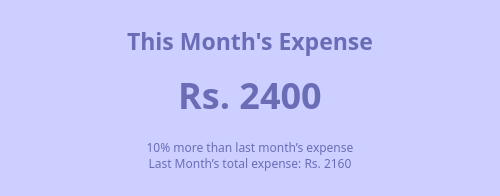
     <widget class="QWidget" name="MonthExpenseSection" native="true">
      <property name="geometry">
       <rect>
        <x>0</x>
        <y>296</y>
        <width>500</width>
        <height>196</height>
       </rect>
      </property>
      <property name="styleSheet">
       <string notr="true">background-color:rgba(187, 190, 254,0.5);</string>
      </property>
      <widget class="QLabel" name="MonthExpenseTitle">
       <property name="geometry">
        <rect>
         <x>0</x>
         <y>25</y>
         <width>500</width>
         <height>31</height>
        </rect>
       </property>
       <property name="font">
        <font>
         <family>Monsterrat</family>
         <pointsize>17</pointsize>
         <weight>75</weight>
         <bold>true</bold>
        </font>
       </property>
       <property name="styleSheet">
        <string notr="true">background:transparent;color:#6A6DB6;font-family:Monsterrat;</string>
       </property>
       <property name="text">
        <string>This Month's Expense</string>
       </property>
       <property name="textFormat">
        <enum>Qt::PlainText</enum>
       </property>
       <property name="alignment">
        <set>Qt::AlignCenter</set>
       </property>
      </widget>
      <widget class="QLabel" name="MonthExpense">
       <property name="geometry">
        <rect>
         <x>0</x>
         <y>70</y>
         <width>500</width>
         <height>50</height>
        </rect>
       </property>
       <property name="font">
        <font>
         <family>Monsterrat</family>
         <pointsize>27</pointsize>
         <weight>75</weight>
         <bold>true</bold>
        </font>
       </property>
       <property name="styleSheet">
        <string notr="true">background:transparent;color:#6A6DB6;font-family:Monsterrat;</string>
       </property>
       <property name="text">
        <string>Rs. 2400</string>
       </property>
       <property name="alignment">
        <set>Qt::AlignCenter</set>
       </property>
      </widget>
      <widget class="QLabel" name="MonthExpenseSubTitle">
       <property name="geometry">
        <rect>
         <x>0</x>
         <y>135</y>
         <width>500</width>
         <height>40</height>
        </rect>
       </property>
       <property name="font">
        <font>
         <family>Monsterrat</family>
         <pointsize>9</pointsize>
         <weight>50</weight>
         <bold>false</bold>
        </font>
       </property>
       <property name="styleSheet">
        <string notr="true">background:transparent;color:#6A6DB6;font-family:Monsterrat;</string>
       </property>
       <property name="text">
        <string>10% more than last month’s expense
Last Month’s total expense: Rs. 2160</string>
       </property>
       <property name="alignment">
        <set>Qt::AlignCenter</set>
       </property>
      </widget>
     </widget>
